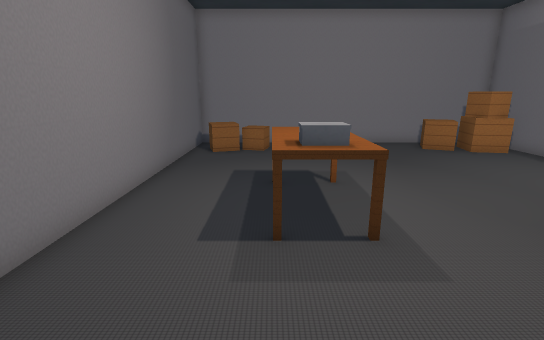
view 1 (above)

14 first-person views from a walk through a 3-D level made in the Unity game engine. The camera is 1.3 m above the floor, tilts 14° down and sees 85° across. Doors are open. The floor is counted in squares, 0.5 m on a side. Each view is taken from the middle of a square. On the plan, view 1 faces up. The plan holds only what a view shows up to about 19 squares ahead; the rest is blank. The player is left out.

view 2
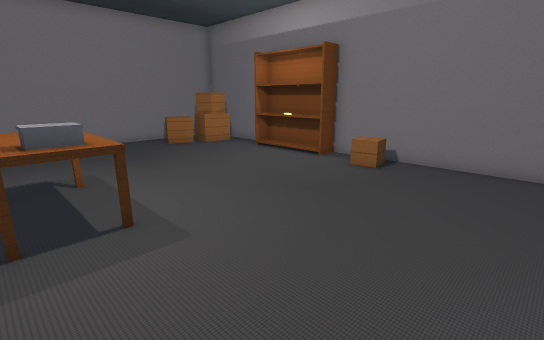

view 3
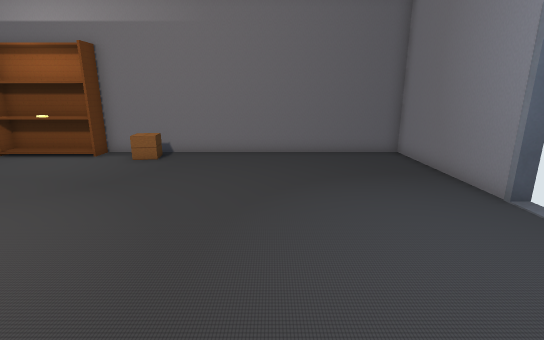

view 4
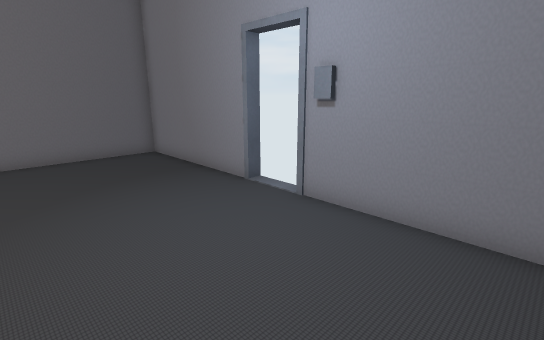

view 5
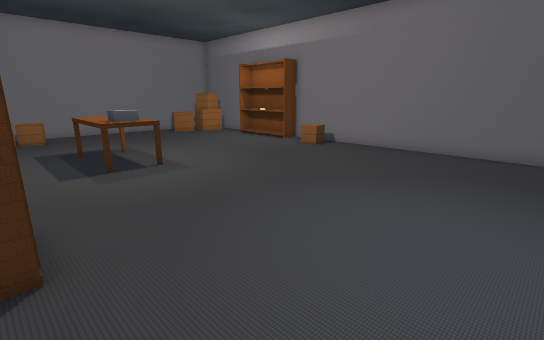

view 6
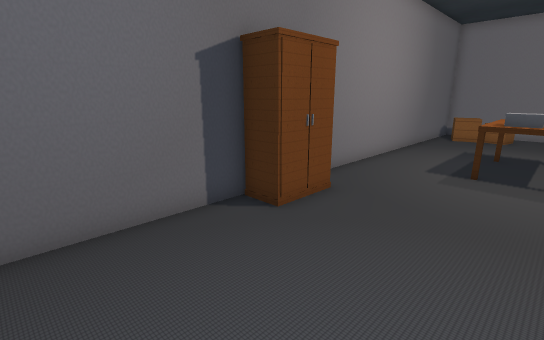

view 7
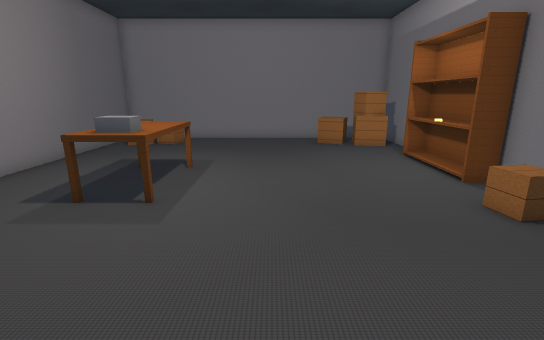

view 8
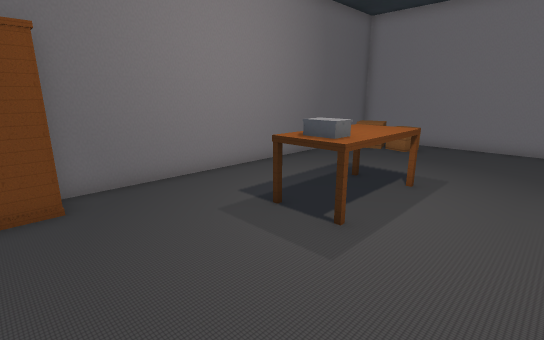

view 9
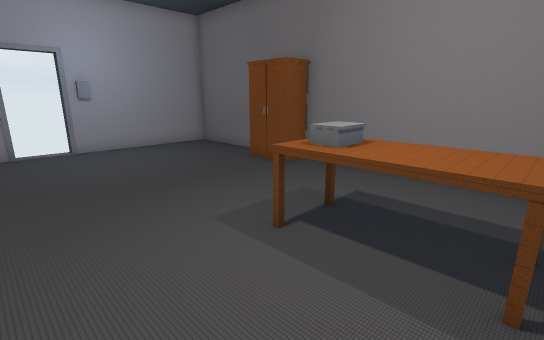

view 10
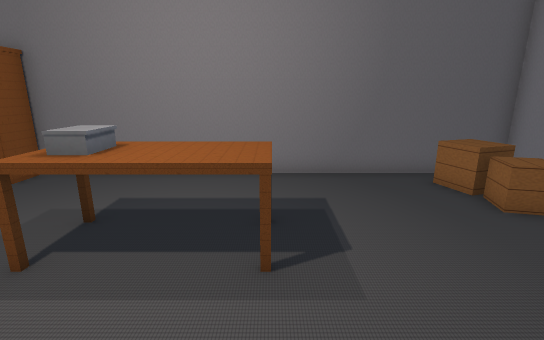

view 11
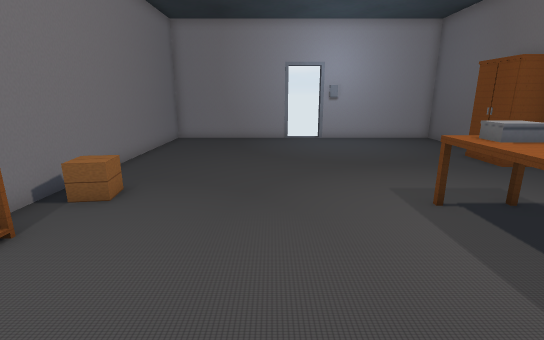

view 12
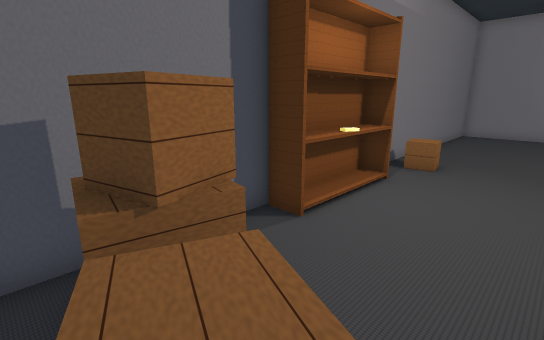

view 13
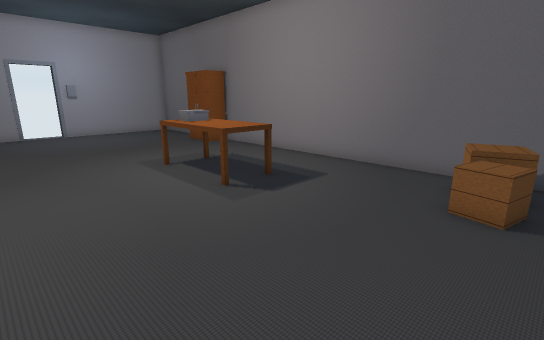

view 14
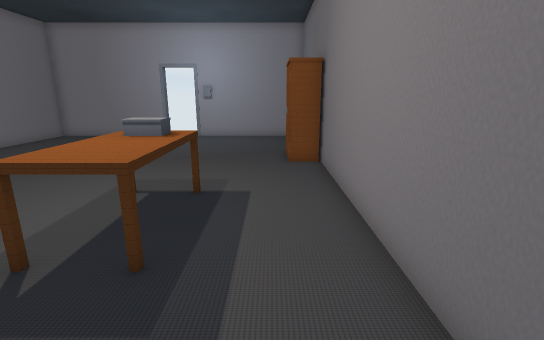

### Floor plan
Points are (right, up) in squares from view 1. A wall is a line through its corners. A room is listed if a view was taken in it or the views show most of it. See-through windows are left out.
Room 1 (views 1, 2, 3, 4, 5, 6, 7, 8, 9, 10, 11, 12, 13, 14)
walls: (12, 6.8) (10.9, 6.8) (10.9, 11.2) (12, 11.2); (11.1, 14.1) (9.9, 13.8) (9.6, 14.9) (10.8, 15.3); (1.9, -6.8) (2.5, -6.8); (5, -7) (12, -7) (12, 14.5); (10, 17) (-4, 17) (-4, -7) (3, -7)
low walls: (10.9, 8.8) (11.1, 9.3); (11.1, 13.7) (9.5, 13.9) (9.8, 15.6); (-3, 14.5) (-3.2, 15.2); (9.4, 15.5) (8.9, 14.3) (7.6, 14.8) (8.2, 16.2); (-2, 15.7) (-1.6, 14.4) (-2.8, 14)
ways out: open door at (4, -7); gap at (9, 14)
objects: other object (-3, -1) to (-3, 1); other object (0, 5) to (2, 9)
Room 2 (no view inside)
walls: (12, 14.5) (12, 17) (10, 17)

Positions as (right, up) in squares from view 1, and headings:
1: (0, 0), facing up
2: (0, -1), facing up-right
3: (-2, -1), facing right
4: (-2, -1), facing down-right
5: (-3, -6), facing up-right
6: (2, -6), facing up-left
7: (5, -2), facing up
8: (5, 0), facing up-left
9: (6, 9), facing down-left
10: (6, 9), facing left
11: (6, 12), facing down
12: (7, 16), facing down-right
13: (7, 16), facing down-left
14: (-2, 13), facing down
